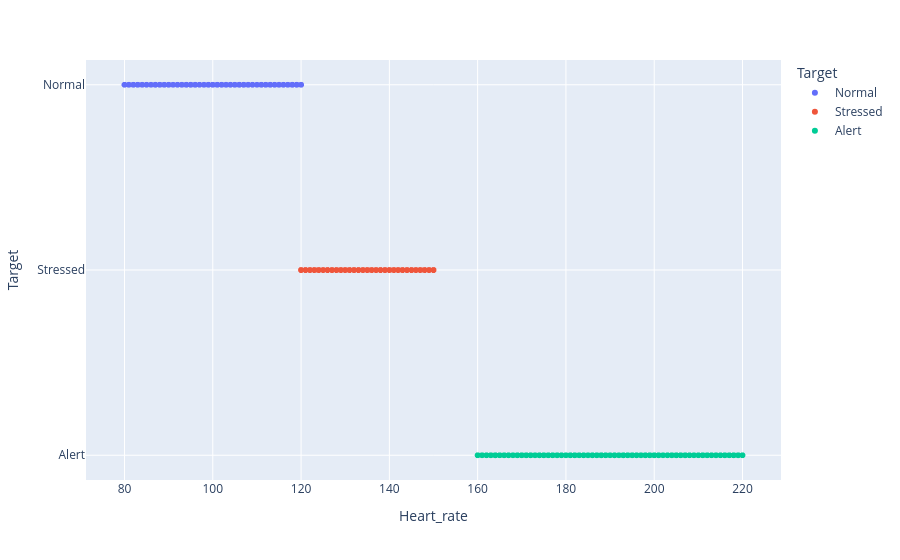
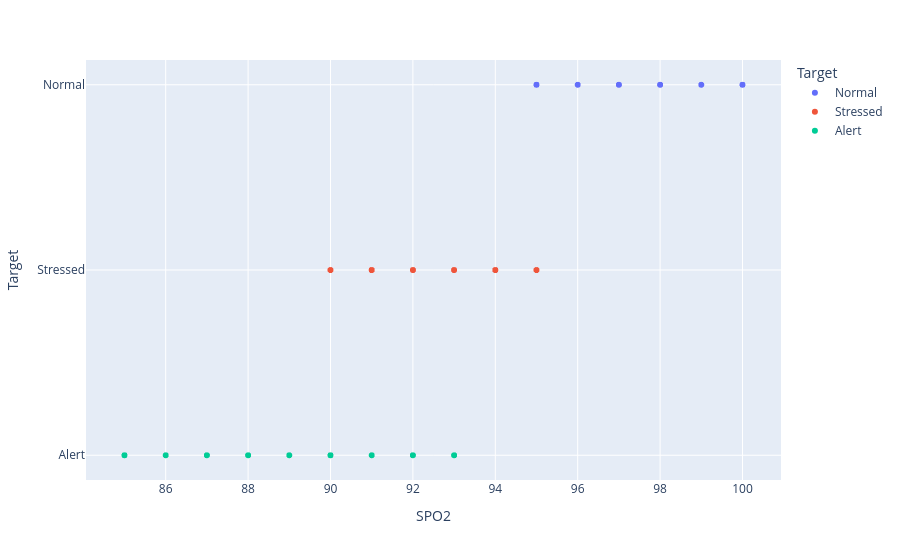
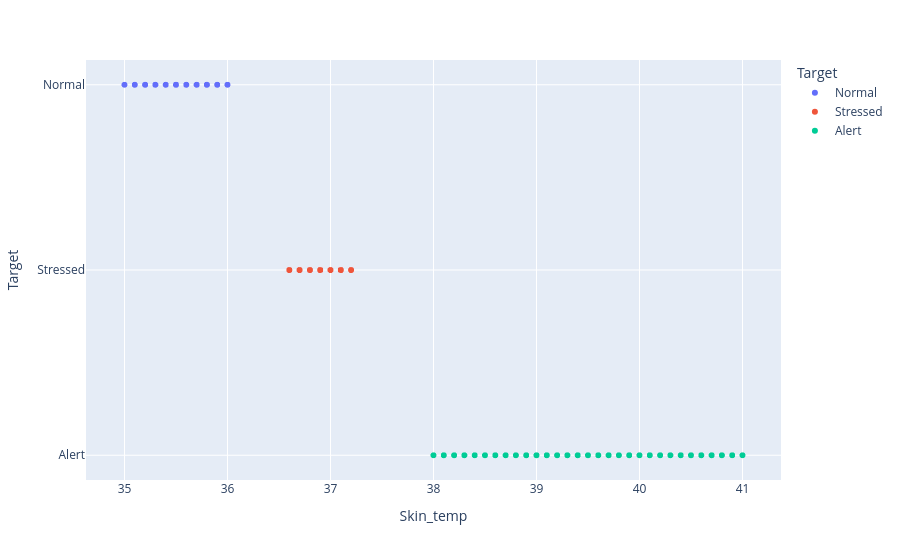
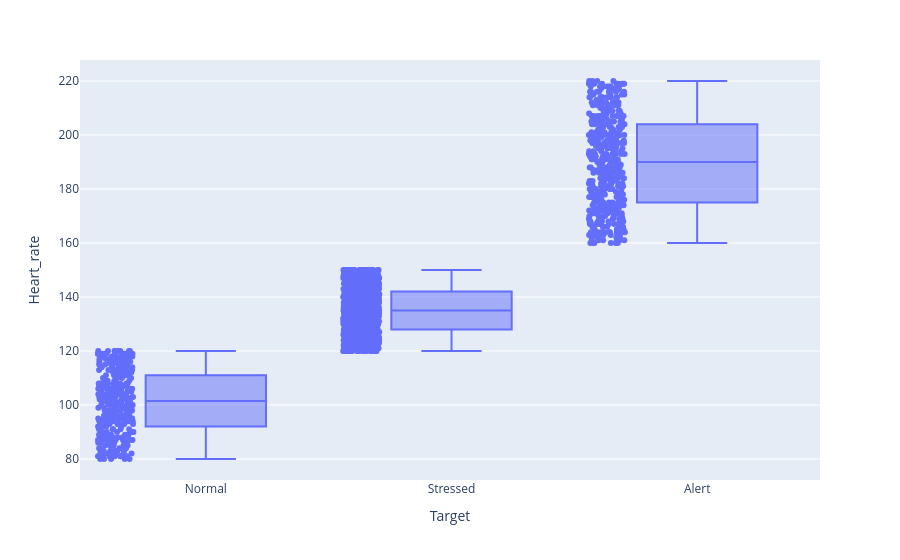

Notebook code cell kept with these figures, in order:
### Code cell
# plot Heart_rate with Target column
fig = px.scatter(df, x="Heart_rate", y="Target", color="Target",
                    hover_data=['Heart_rate'])
fig.show()

# plot SPO2 with Target column
fig = px.scatter(df, x="SPO2", y="Target", color="Target",
                    hover_data=['SPO2'])
fig.show()

# plot Temperature with Target column
fig = px.scatter(df, x="Skin_temp", y="Target", color="Target",
                    hover_data=['Skin_temp'])

fig.show()

# change plot type to box plot
fig = px.box(df, x="Target", y="Heart_rate", points="all")
fig.show()


# change plot type to box plot
fig = px.box(df, x="Target", y="SPO2", points="all", color="Target")
fig.show()

# change plot type to violin plot
fig = px.violin(df, y="Heart_rate", x="Target", color="Target",
                     box=True, points="all", hover_data=df.columns) 
fig.show()

# change plot type to violin plot
fig = px.violin(df, y="SPO2", x="Target", color="Target",
                        box=True, points="all", hover_data=df.columns)  
fig.show()

# change plot type to violin plot
fig = px.violin(df, y="Skin_temp", x="Target", color="Target",
                        box=True, points="all", hover_data=df.columns)  
fig.show()

### Figure 1 — Plotly figure (JSON) as saved in the notebook; plotly's stock layout.template omitted (floating-point values rounded to 4 significant figures; data arrays with more than 128 entries replaced by an {"elided": "..."} marker saying what was removed)
{"data": [{"hovertemplate": "Target=%{y}<br>Heart_rate=%{x}<extra></extra>", "legendgroup": "Normal", "marker": {"color": "#636efa", "symbol": "circle"}, "mode": "markers", "name": "Normal", "showlegend": true, "type": "scattergl", "x": {"elided": "330 int values"}, "xaxis": "x", "y": {"elided": "330 str values"}, "yaxis": "y"}, {"hovertemplate": "Target=%{y}<br>Heart_rate=%{x}<extra></extra>", "legendgroup": "Stressed", "marker": {"color": "#EF553B", "symbol": "circle"}, "mode": "markers", "name": "Stressed", "showlegend": true, "type": "scattergl", "x": {"elided": "1035 int values"}, "xaxis": "x", "y": {"elided": "1035 str values"}, "yaxis": "y"}, {"hovertemplate": "Target=%{y}<br>Heart_rate=%{x}<extra></extra>", "legendgroup": "Alert", "marker": {"color": "#00cc96", "symbol": "circle"}, "mode": "markers", "name": "Alert", "showlegend": true, "type": "scattergl", "x": {"elided": "435 int values"}, "xaxis": "x", "y": {"elided": "435 str values"}, "yaxis": "y"}], "layout": {"legend": {"title": {"text": "Target"}, "tracegroupgap": 0}, "margin": {"t": 60}, "xaxis": {"anchor": "y", "domain": [0, 1], "title": {"text": "Heart_rate"}}, "yaxis": {"anchor": "x", "categoryarray": ["Alert", "Stressed", "Normal"], "categoryorder": "array", "domain": [0, 1], "title": {"text": "Target"}}}}

### Figure 2 — Plotly figure (JSON) as saved in the notebook; plotly's stock layout.template omitted (floating-point values rounded to 4 significant figures; data arrays with more than 128 entries replaced by an {"elided": "..."} marker saying what was removed)
{"data": [{"hovertemplate": "Target=%{y}<br>SPO2=%{x}<extra></extra>", "legendgroup": "Normal", "marker": {"color": "#636efa", "symbol": "circle"}, "mode": "markers", "name": "Normal", "showlegend": true, "type": "scattergl", "x": {"elided": "330 int values"}, "xaxis": "x", "y": {"elided": "330 str values"}, "yaxis": "y"}, {"hovertemplate": "Target=%{y}<br>SPO2=%{x}<extra></extra>", "legendgroup": "Stressed", "marker": {"color": "#EF553B", "symbol": "circle"}, "mode": "markers", "name": "Stressed", "showlegend": true, "type": "scattergl", "x": {"elided": "1035 int values"}, "xaxis": "x", "y": {"elided": "1035 str values"}, "yaxis": "y"}, {"hovertemplate": "Target=%{y}<br>SPO2=%{x}<extra></extra>", "legendgroup": "Alert", "marker": {"color": "#00cc96", "symbol": "circle"}, "mode": "markers", "name": "Alert", "showlegend": true, "type": "scattergl", "x": {"elided": "435 int values"}, "xaxis": "x", "y": {"elided": "435 str values"}, "yaxis": "y"}], "layout": {"legend": {"title": {"text": "Target"}, "tracegroupgap": 0}, "margin": {"t": 60}, "xaxis": {"anchor": "y", "domain": [0, 1], "title": {"text": "SPO2"}}, "yaxis": {"anchor": "x", "categoryarray": ["Alert", "Stressed", "Normal"], "categoryorder": "array", "domain": [0, 1], "title": {"text": "Target"}}}}

### Figure 3 — Plotly figure (JSON) as saved in the notebook; plotly's stock layout.template omitted (floating-point values rounded to 4 significant figures; data arrays with more than 128 entries replaced by an {"elided": "..."} marker saying what was removed)
{"data": [{"hovertemplate": "Target=%{y}<br>Skin_temp=%{x}<extra></extra>", "legendgroup": "Normal", "marker": {"color": "#636efa", "symbol": "circle"}, "mode": "markers", "name": "Normal", "showlegend": true, "type": "scattergl", "x": {"elided": "330 float values"}, "xaxis": "x", "y": {"elided": "330 str values"}, "yaxis": "y"}, {"hovertemplate": "Target=%{y}<br>Skin_temp=%{x}<extra></extra>", "legendgroup": "Stressed", "marker": {"color": "#EF553B", "symbol": "circle"}, "mode": "markers", "name": "Stressed", "showlegend": true, "type": "scattergl", "x": {"elided": "1035 float values"}, "xaxis": "x", "y": {"elided": "1035 str values"}, "yaxis": "y"}, {"hovertemplate": "Target=%{y}<br>Skin_temp=%{x}<extra></extra>", "legendgroup": "Alert", "marker": {"color": "#00cc96", "symbol": "circle"}, "mode": "markers", "name": "Alert", "showlegend": true, "type": "scattergl", "x": {"elided": "435 float values"}, "xaxis": "x", "y": {"elided": "435 str values"}, "yaxis": "y"}], "layout": {"legend": {"title": {"text": "Target"}, "tracegroupgap": 0}, "margin": {"t": 60}, "xaxis": {"anchor": "y", "domain": [0, 1], "title": {"text": "Skin_temp"}}, "yaxis": {"anchor": "x", "categoryarray": ["Alert", "Stressed", "Normal"], "categoryorder": "array", "domain": [0, 1], "title": {"text": "Target"}}}}

### Figure 4 — Plotly figure (JSON) as saved in the notebook; plotly's stock layout.template omitted (floating-point values rounded to 4 significant figures; data arrays with more than 128 entries replaced by an {"elided": "..."} marker saying what was removed)
{"data": [{"alignmentgroup": "True", "boxpoints": "all", "hovertemplate": "Target=%{x}<br>Heart_rate=%{y}<extra></extra>", "legendgroup": "", "marker": {"color": "#636efa"}, "name": "", "notched": false, "offsetgroup": "", "orientation": "v", "showlegend": false, "type": "box", "x": {"elided": "1800 str values"}, "x0": " ", "xaxis": "x", "y": {"elided": "1800 int values"}, "y0": " ", "yaxis": "y"}], "layout": {"boxmode": "group", "legend": {"tracegroupgap": 0}, "margin": {"t": 60}, "xaxis": {"anchor": "y", "domain": [0, 1], "title": {"text": "Target"}}, "yaxis": {"anchor": "x", "domain": [0, 1], "title": {"text": "Heart_rate"}}}}
